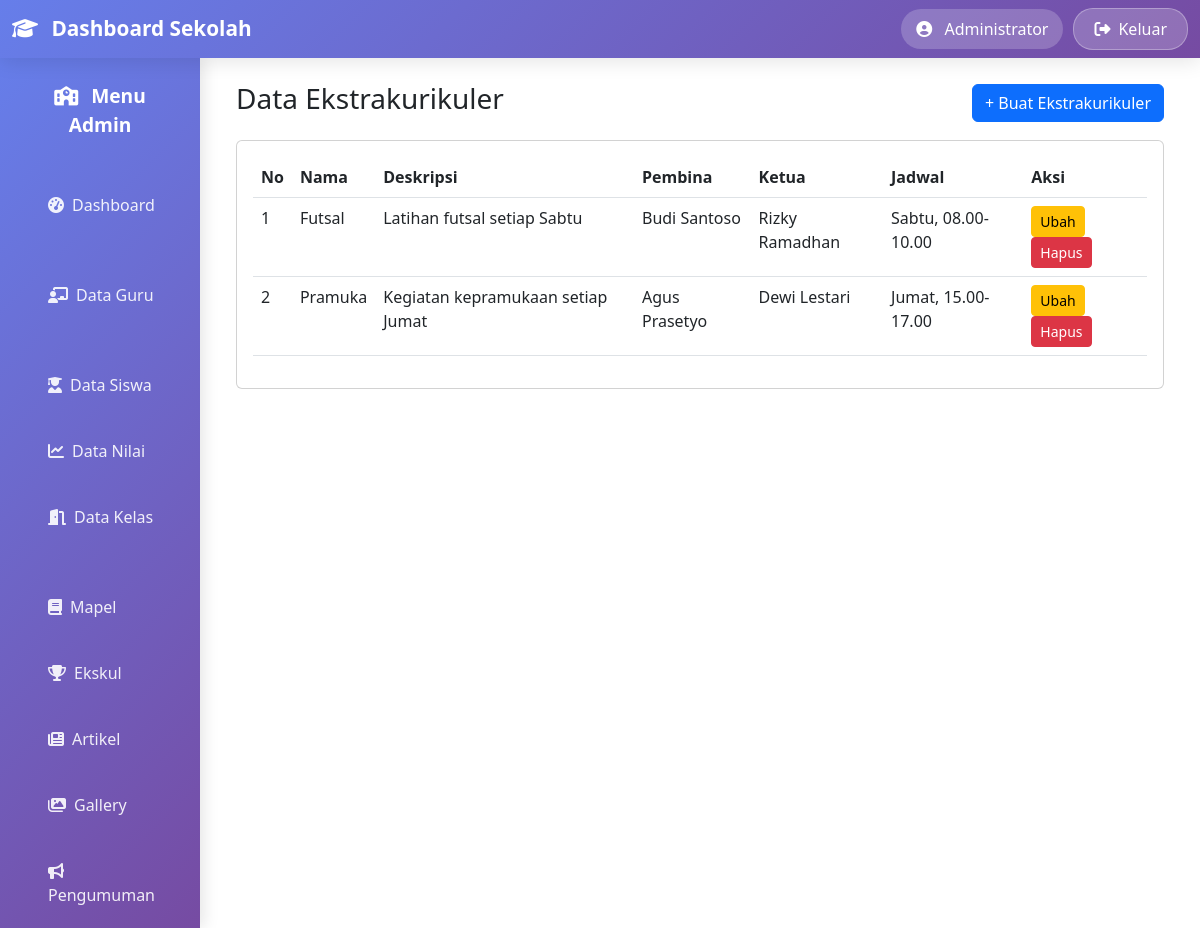
The page /ekstrakurikuler/index.php (signed in) on the database its author committed.
### tables this page shows
CREATE TABLE `ekstrakurikuler` (
  `id` int(11) NOT NULL,
  `nama` varchar(100) NOT NULL,
  `deskripsi` text NOT NULL,
  `pembina` varchar(100) NOT NULL,
  `ketua` varchar(100) NOT NULL,
  `jadwal` varchar(100) NOT NULL
);

### ekstrakurikuler/index.php (the view, shortened to what this page needs)
<?php
require_once '../config/database.php';
include '../template/header.php';
include '../template/sidebar.php';
$result = mysqli_query($conn, "SELECT * FROM ekstrakurikuler ORDER BY id DESC");
?>
<div class="container-fluid">
    <div class="row">
        <div class="col-12">
            <div class="d-flex justify-content-between align-items-center mb-3">
                <h3>Data Ekstrakurikuler</h3>
                <a href="create.php" class="btn btn-primary">+ Buat Ekstrakurikuler</a>
            </div>
            <div class="card">
                <div class="card-body">
                    <table class="table table-hover">
                        <thead>
                            <tr>
                                <th>No</th>
                                <th>Nama</th>
                                <th>Deskripsi</th>
                                <th>Pembina</th>
                                <th>Ketua</th>
                                <th>Jadwal</th>
                                <th>Aksi</th>
                            </tr>
                        </thead>
                        <tbody>
                        <?php $no=1; while($row = mysqli_fetch_assoc($result)): ?>
                            <tr>
                                <td><?= $no++; ?></td>
                                <td><?= htmlspecialchars($row['nama']); ?></td>
                                <td><?= nl2br(htmlspecialchars(substr($row['deskripsi'],0,60))) . (strlen($row['deskripsi'])>60?'...':''); ?></td>
                                <td><?= htmlspecialchars($row['pembina']); ?></td>
                                <td><?= htmlspecialchars($row['ketua']); ?></td>
                                <td><?= htmlspecialchars($row['jadwal']); ?></td>
                                <td>
                                    <a href="edit.php?id=<?= $row['id']; ?>" class="btn btn-warning btn-sm">Ubah</a>
                                    <a href="delete.php?id=<?= $row['id']; ?>" class="btn btn-danger btn-sm" onclick="return confirm('Yakin hapus data ini?')">Hapus</a>
                                </td>
                            </tr>
                        <?php endwhile; ?>
                        </tbody>
                    </table>
                </div>
            </div>
        </div>
    </div>
</div>
<?php include '../template/footer.php'; ?>

### rows shown on the page
ekstrakurikuler: nama "Futsal", deskripsi "Latihan futsal setiap Sabtu", pembina "Budi Santoso", ketua "Rizky Ramadhan", jadwal "Sabtu, 08.00-10.00"
ekstrakurikuler: nama "Pramuka", deskripsi "Kegiatan kepramukaan setiap Jumat", pembina "Agus Prasetyo", ketua "Dewi Lestari", jadwal "Jumat, 15.00-17.00"

### other values the page prints
$_SESSION['admin_nama'] "Administrator"
